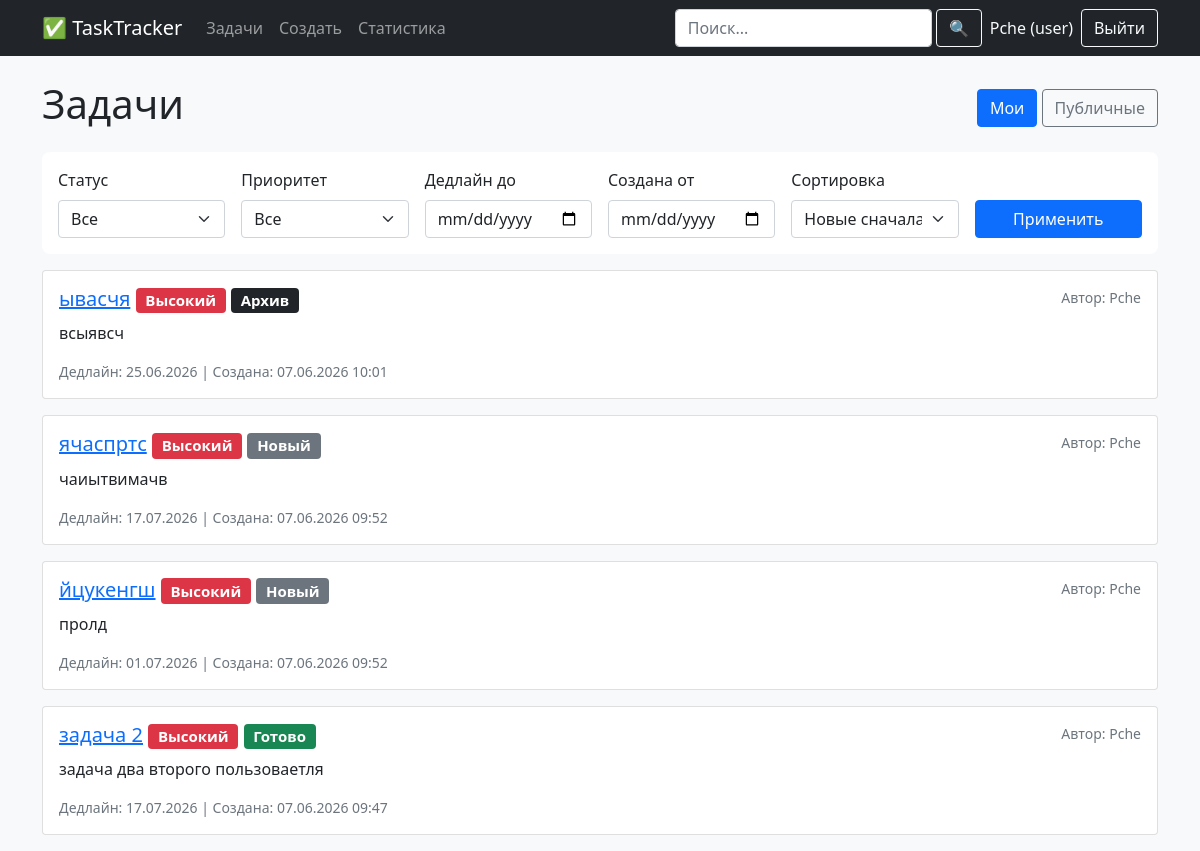
Page /tasks (signed in) on the committed database.
### models.py (models this page shows, shortened)
class User(UserMixin, db.Model):
    __tablename__ = 'users'
    id = db.Column(db.Integer, primary_key=True)
    username = db.Column(db.String(64), unique=True, nullable=False)
    password_hash = db.Column(db.String(256), nullable=False)
    role = db.Column(db.String(20), default='user')
    tasks = db.relationship('Task', backref='author', lazy='dynamic')
    comments = db.relationship('Comment', backref='author', lazy='dynamic')

class Task(db.Model):
    __tablename__ = 'tasks'
    id = db.Column(db.Integer, primary_key=True)
    title = db.Column(db.String(200), nullable=False)
    description = db.Column(db.Text, nullable=False)
    priority = db.Column(db.String(20), default='medium')
    status = db.Column(db.String(20), default='new')
    deadline = db.Column(db.Date, nullable=False)
    created_at = db.Column(db.DateTime, default=datetime.utcnow)
    is_public = db.Column(db.Boolean, default=True)
    file_path = db.Column(db.String(300), nullable=True)
    author_id = db.Column(db.Integer, db.ForeignKey('users.id'), nullable=False)
    comments = db.relationship('Comment', backref='task', lazy='dynamic', cascade='all, delete-orphan')

### app.py (the view)
@app.route('/tasks')
@login_required
def tasks():
    show = request.args.get('show', 'my')
    filters = {
        'status': request.args.get('status'),
        'priority': request.args.get('priority'),
        'deadline_from': request.args.get('deadline_from'),
        'deadline_to': request.args.get('deadline_to'),
        'created_from': request.args.get('created_from'),
        'created_to': request.args.get('created_to'),
        'sort': request.args.get('sort', 'created_desc')
    }
    for key in ['deadline_from', 'deadline_to', 'created_from', 'created_to']:
        if filters.get(key):
            try:
                filters[key] = datetime.strptime(filters[key], '%Y-%m-%d').date()
            except:
                filters[key] = None
    if show == 'my':
        query = Task.query.filter_by(author_id=current_user.id)
    else:
        query = Task.query.filter(Task.is_public == True)
    query = apply_filters_and_sort(query, filters)
    page = request.args.get('page', 1, type=int)
    pagination = query.paginate(page=page, per_page=10, error_out=False)
    tasks_list = pagination.items
    return render_template('tasks.html', tasks=tasks_list, pagination=pagination, show=show, filters=filters)

### app.py (called while the page is built)
@login_manager.user_loader
def load_user(user_id):
    return User.query.get(int(user_id))

### templates/tasks.html (shortened to what this page needs)
{% extends "base.html" %}
{% block content %}
<div class="d-flex justify-content-between align-items-center mb-3">
    <h1>Задачи</h1>
    <div>
        <a href="{{ url_for('tasks', show='my') }}" class="btn {% if show=='my' %}btn-primary{% else %}btn-outline-secondary{% endif %}">Мои</a>
        <a href="{{ url_for('tasks', show='public') }}" class="btn {% if show=='public' %}btn-primary{% else %}btn-outline-secondary{% endif %}">Публичные</a>
    </div>
</div>
<div class="filter-form">
    <form method="GET" class="row g-3">
        <div class="col-md-2">
            <label class="form-label">Статус</label>
            <select name="status" class="form-select">
                <option value="all">Все</option>
            </select>
        </div>
        <div class="col-md-2">
            <label class="form-label">Приоритет</label>
            <select name="priority" class="form-select">
                <option value="all">Все</option>
            </select>
        </div>
        <div class="col-md-2">
            <label class="form-label">Дедлайн до</label>
            <input type="date" name="deadline_to" class="form-control" value="{{ filters.deadline_to or '' }}">
        </div>
        <div class="col-md-2">
            <label class="form-label">Создана от</label>
            <input type="date" name="created_from" class="form-control" value="{{ filters.created_from or '' }}">
        </div>
        <div class="col-md-2">
            <label class="form-label">Сортировка</label>
            <select name="sort" class="form-select">
                <option value="created_desc" {% if filters.sort=='created_desc' %}selected{% endif %}>Новые сначала</option>
            </select>
        </div>
        <div class="col-md-2 d-flex align-items-end">
            <button type="submit" class="btn btn-primary w-100">Применить</button>
        </div>
    </form>
</div>
{% if tasks %}
    {% for task in tasks %}
        <div class="card task-card">
            <div class="card-body">
                <div class="d-flex justify-content-between">
                    <h5 class="card-title">
                        <a href="{{ url_for('view_task', id=task.id) }}">{{ task.title }}</a>
                        {% if task.priority == 'high' %}
                            <span class="badge bg-danger">Высокий</span>
                        {% elif task.priority == 'medium' %}
                            <span class="badge bg-warning text-dark">Средний</span>
                        {% else %}
                            <span class="badge bg-info">Низкий</span>
                        {% endif %}
                        {% if task.status == 'new' %}
                            <span class="badge bg-secondary">Новый</span>
                        {% elif task.status == 'in_progress' %}
                            <span class="badge bg-primary">В разработке</span>
                        {% elif task.status == 'done' %}
                            <span class="badge bg-success">Готово</span>
                        {% else %}
                            <span class="badge bg-dark">Архив</span>
                        {% endif %}
                    </h5>
                    <small class="text-muted">Автор: {{ task.author.username }}</small>
                </div>
                <p class="card-text">{{ task.description[:150] }}{% if task.description|length > 150 %}...{% endif %}</p>
                <div class="text-muted small">
                    Дедлайн: {{ task.deadline.strftime('%d.%m.%Y') }} | Создана: {{ task.created_at.strftime('%d.%m.%Y %H:%M') }}
                </div>
            </div>
        </div>
    {% endfor %}
{% else %}
    <div class="alert alert-info">Задач не найдено.</div>
{% endif %}
{% endblock %}

### templates/base.html (shortened to what this page needs)
<!DOCTYPE html>
<html lang="ru">
<head>
    <link href="https://cdn.jsdelivr.net/npm/bootstrap@5.1.3/dist/css/bootstrap.min.css" rel="stylesheet">
</head>
<body>
    <nav class="navbar navbar-expand-lg navbar-dark bg-dark">
        <div class="container">
            <a class="navbar-brand" href="{{ url_for('tasks') }}">✅ TaskTracker</a>
            <div class="collapse navbar-collapse" id="navbarNav">
                <ul class="navbar-nav me-auto">
                    {% if current_user.is_authenticated %}
                        <li class="nav-item"><a class="nav-link" href="{{ url_for('tasks') }}">Задачи</a></li>
                        <li class="nav-item"><a class="nav-link" href="{{ url_for('create_task') }}">Создать</a></li>
                        <li class="nav-item"><a class="nav-link" href="{{ url_for('statistics') }}">Статистика</a></li>
                    {% endif %}
                </ul>
                <form class="d-flex me-2" action="{{ url_for('search') }}" method="get">
                    <input class="form-control me-1" type="search" name="q" placeholder="Поиск..." aria-label="Search">
                    <button class="btn btn-outline-light" type="submit">🔍</button>
                </form>
                {% if current_user.is_authenticated %}
                    <span class="navbar-text text-light me-2">{{ current_user.username }} ({{ current_user.role }})</span>
                    <a class="btn btn-outline-light" href="{{ url_for('logout') }}">Выйти</a>
                {% else %}
                    <a class="btn btn-outline-light me-1" href="{{ url_for('login') }}">Вход</a>
                    <a class="btn btn-primary" href="{{ url_for('register') }}">Регистрация</a>
                {% endif %}
            </div>
        </div>
    </nav>
    <div class="container mt-4">
        {% block content %}{% endblock %}
    </div>
</body>
</html>

### templates/base.html (style rules this page uses)
body { background-color: #f8f9fa; }
.task-card { margin-bottom: 1rem; }
.filter-form { background: white; padding: 1rem; border-radius: 0.5rem; margin-bottom: 1rem; }

### rows in the picture
User: username "Pche", role "user"
Task: title "ывасчя", priority "Высокий", status "Архив", author.username "Pche", description "всыявсч", deadline "25.06.2026", created_at "07.06.2026 10:01"
Task: title "ячаспртс", priority "Высокий", status "Новый", author.username "Pche", description "чаиытвимачв", deadline "17.07.2026", created_at "07.06.2026 09:52"
Task: title "йцукенгш", priority "Высокий", status "Новый", author.username "Pche", description "пролд", deadline "01.07.2026", created_at "07.06.2026 09:52"
Task: title "задача 2", priority "Высокий", status "Готово", author.username "Pche", description "задача два второго пользоваетля", deadline "17.07.2026", created_at "07.06.2026 09:47"
